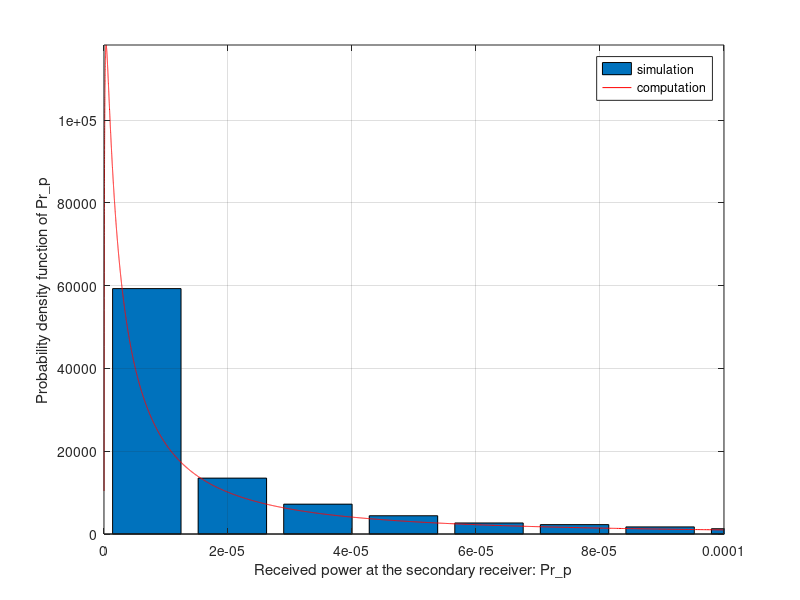

This chart was generated by the following MATLAB code:
%Matlab code for Received power by secondary User due to primary Transmitter %
% Primary Transmitter power = 100Kwatts
% Malicious Transmitter Power = 4watts
% Network Radius = 1000m
% Distance between Primary transmitter and good secondary user = 100Km
clear all;
close all;
clc;
num_run = 10000; %testing times
format long;
R =1000; %radius of outer circle, changable 30:30:1500 meter
R0 = 30;%radiu of inner circle
sigma_p = 8; %fixed value
sigma_m = 5.5; %fixed value
Pt = 100e3; %%%%%% Primary transmitting power = 100 Kw
Pm = 4; % malicious user transmitting power
dp = 100e3; %%%%% distance between primary transmitter and secondary user
M = 15; %%%% number of malicious users
A = log(10)/10;
E_p = sigma_p*randn(1,num_run);
Gp = 10.^(E_p/10);
Pr_p_tmp = Pt*Gp*dp^(-2); %r. v. received power
Pr_p = sort(Pr_p_tmp);
mu_p = 10*log10(Pt) - 20*log10(dp);
mu_p_2 = (10^(mu_p/10))^2;
P_gama = (1./(A*Pr_p*sigma_p*sqrt(2*pi))).*exp(-((10*log10(Pr_p)-mu_p)/(sqrt(2)*sigma_p)).^2);
figure(1)
[f2,x2] = hist(Pr_p_tmp,4000);
bar(x2,f2/trapz(x2,f2));%normalize
axis([0 1e-4 0 max(P_gama)]); %p_gama=1*10e4?
grid on, hold on;
xlabel('Received power at the secondary receiver: Pr\_p');
ylabel('Probability density function of Pr\_p')
plot(Pr_p, P_gama,'r'); 
axis([0 1e-4 0 max(P_gama)])
legend('simulation', 'computation' ) 